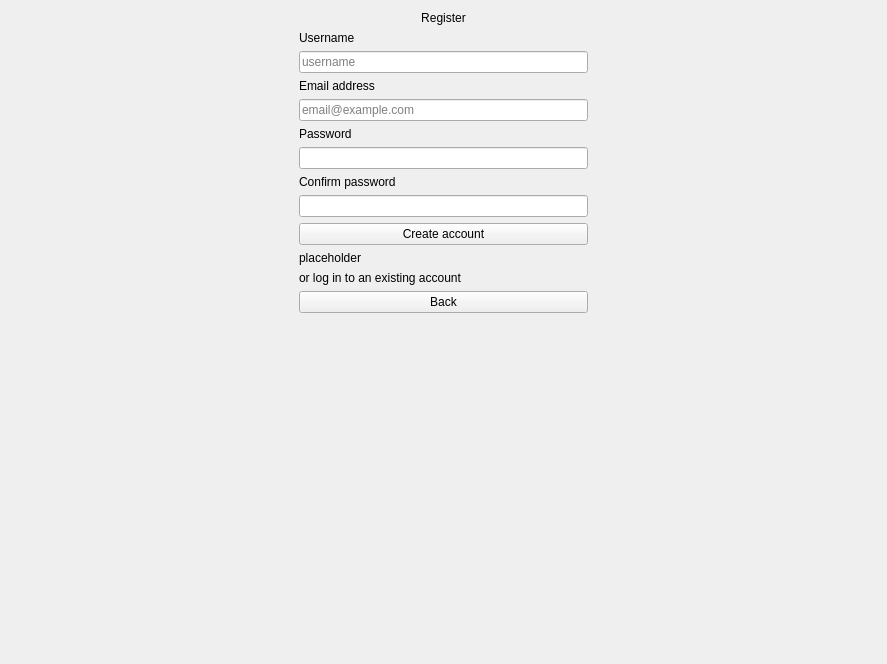
<?xml version="1.0" encoding="UTF-8"?>
<ui version="4.0">
 <class>RegisterPage</class>
 <widget class="QWidget" name="RegisterPage">
  <property name="geometry">
   <rect>
    <x>0</x>
    <y>0</y>
    <width>887</width>
    <height>664</height>
   </rect>
  </property>
  <property name="windowTitle">
   <string>Form</string>
  </property>
  <layout class="QVBoxLayout" name="verticalLayout_2">
   <item>
    <widget class="QLabel" name="page_header">
     <property name="text">
      <string>Register</string>
     </property>
     <property name="alignment">
      <set>Qt::AlignCenter</set>
     </property>
    </widget>
   </item>
   <item>
    <layout class="QHBoxLayout" name="horizontalLayout">
     <item>
      <spacer name="horizontalSpacer">
       <property name="orientation">
        <enum>Qt::Horizontal</enum>
       </property>
       <property name="sizeHint" stdset="0">
        <size>
         <width>40</width>
         <height>20</height>
        </size>
       </property>
      </spacer>
     </item>
     <item>
      <layout class="QVBoxLayout" name="verticalLayout">
       <item>
        <widget class="QLabel" name="username_label">
         <property name="text">
          <string>Username</string>
         </property>
        </widget>
       </item>
       <item>
        <widget class="QLineEdit" name="username_input">
         <property name="placeholderText">
          <string>username</string>
         </property>
        </widget>
       </item>
       <item>
        <widget class="QLabel" name="email_label">
         <property name="text">
          <string>Email address</string>
         </property>
        </widget>
       </item>
       <item>
        <widget class="QLineEdit" name="email_input">
         <property name="placeholderText">
          <string>email@example.com</string>
         </property>
        </widget>
       </item>
       <item>
        <widget class="QLabel" name="password_label">
         <property name="text">
          <string>Password</string>
         </property>
        </widget>
       </item>
       <item>
        <widget class="QLineEdit" name="password_input">
         <property name="echoMode">
          <enum>QLineEdit::Password</enum>
         </property>
        </widget>
       </item>
       <item>
        <widget class="QLabel" name="confirm_password_label">
         <property name="text">
          <string>Confirm password</string>
         </property>
        </widget>
       </item>
       <item>
        <widget class="QLineEdit" name="confirm_password_input">
         <property name="echoMode">
          <enum>QLineEdit::Password</enum>
         </property>
        </widget>
       </item>
       <item>
        <widget class="QPushButton" name="register_button">
         <property name="text">
          <string>Create account</string>
         </property>
        </widget>
       </item>
       <item>
        <widget class="QLabel" name="registration_failed_text">
         <property name="text">
          <string>placeholder</string>
         </property>
        </widget>
       </item>
       <item>
        <widget class="QLabel" name="back_label">
         <property name="text">
          <string>or log in to an existing account</string>
         </property>
        </widget>
       </item>
       <item>
        <widget class="QPushButton" name="back_button">
         <property name="text">
          <string>Back</string>
         </property>
        </widget>
       </item>
      </layout>
     </item>
     <item>
      <spacer name="horizontalSpacer_2">
       <property name="orientation">
        <enum>Qt::Horizontal</enum>
       </property>
       <property name="sizeHint" stdset="0">
        <size>
         <width>40</width>
         <height>20</height>
        </size>
       </property>
      </spacer>
     </item>
    </layout>
   </item>
   <item>
    <spacer name="verticalSpacer">
     <property name="orientation">
      <enum>Qt::Vertical</enum>
     </property>
     <property name="sizeHint" stdset="0">
      <size>
       <width>20</width>
       <height>318</height>
      </size>
     </property>
    </spacer>
   </item>
  </layout>
 </widget>
 <resources/>
 <connections/>
</ui>
